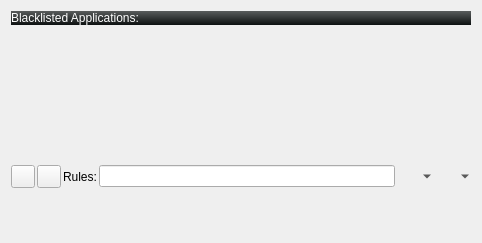
<?xml version="1.0" encoding="UTF-8"?>
<ui version="4.0">
 <class>FunctionPage</class>
 <widget class="QWidget" name="FunctionPage">
  <property name="geometry">
   <rect>
    <x>0</x>
    <y>0</y>
    <width>482</width>
    <height>243</height>
   </rect>
  </property>
  <property name="windowTitle">
   <string>Form</string>
  </property>
  <layout class="QVBoxLayout" name="verticalLayout">
   <item>
    <widget class="QLabel" name="label_8">
     <property name="sizePolicy">
      <sizepolicy hsizetype="Minimum" vsizetype="Maximum">
       <horstretch>0</horstretch>
       <verstretch>0</verstretch>
      </sizepolicy>
     </property>
     <property name="styleSheet">
      <string notr="true">background-color: qlineargradient(spread:pad, x1:0, y1:1, x2:0, y2:0, stop:0 rgba(13, 17, 17, 255), stop:1 rgba(89, 92, 92, 255));
color: rgb(255, 255, 255);</string>
     </property>
     <property name="text">
      <string>Blacklisted Applications:</string>
     </property>
    </widget>
   </item>
   <item>
    <widget class="QWidget" name="DesktopWidget" native="true">
     <property name="minimumSize">
      <size>
       <width>0</width>
       <height>128</height>
      </size>
     </property>
     <property name="maximumSize">
      <size>
       <width>16777215</width>
       <height>128</height>
      </size>
     </property>
     <layout class="QVBoxLayout" name="verticalLayout_3">
      <property name="spacing">
       <number>0</number>
      </property>
      <property name="margin">
       <number>0</number>
      </property>
      <item>
       <layout class="QVBoxLayout" name="DesktopLayout">
        <property name="spacing">
         <number>0</number>
        </property>
       </layout>
      </item>
     </layout>
    </widget>
   </item>
   <item>
    <layout class="QHBoxLayout" name="horizontalLayout_2">
     <property name="spacing">
      <number>2</number>
     </property>
     <item>
      <widget class="QToolButton" name="PrevDesktopBtn">
       <property name="mouseTracking">
        <bool>true</bool>
       </property>
       <property name="text">
        <string/>
       </property>
       <property name="autoRaise">
        <bool>false</bool>
       </property>
      </widget>
     </item>
     <item>
      <widget class="QToolButton" name="NextDesktopBtn">
       <property name="mouseTracking">
        <bool>true</bool>
       </property>
       <property name="text">
        <string/>
       </property>
       <property name="autoRaise">
        <bool>false</bool>
       </property>
      </widget>
     </item>
     <item>
      <widget class="QLabel" name="label_9">
       <property name="text">
        <string>Rules:</string>
       </property>
      </widget>
     </item>
     <item>
      <widget class="QLineEdit" name="RuleEdit"/>
     </item>
     <item>
      <widget class="QToolButton" name="AddRuleBtn">
       <property name="enabled">
        <bool>true</bool>
       </property>
       <property name="mouseTracking">
        <bool>true</bool>
       </property>
       <property name="contextMenuPolicy">
        <enum>Qt::CustomContextMenu</enum>
       </property>
       <property name="text">
        <string/>
       </property>
       <property name="checkable">
        <bool>false</bool>
       </property>
       <property name="popupMode">
        <enum>QToolButton::MenuButtonPopup</enum>
       </property>
       <property name="autoRaise">
        <bool>true</bool>
       </property>
      </widget>
     </item>
     <item>
      <widget class="QToolButton" name="RemRuleBtn">
       <property name="enabled">
        <bool>true</bool>
       </property>
       <property name="mouseTracking">
        <bool>true</bool>
       </property>
       <property name="text">
        <string/>
       </property>
       <property name="checkable">
        <bool>false</bool>
       </property>
       <property name="popupMode">
        <enum>QToolButton::MenuButtonPopup</enum>
       </property>
       <property name="autoRaise">
        <bool>true</bool>
       </property>
      </widget>
     </item>
    </layout>
   </item>
   <item>
    <spacer name="verticalSpacer">
     <property name="orientation">
      <enum>Qt::Vertical</enum>
     </property>
     <property name="sizeHint" stdset="0">
      <size>
       <width>20</width>
       <height>40</height>
      </size>
     </property>
    </spacer>
   </item>
  </layout>
 </widget>
 <resources/>
 <connections/>
</ui>
